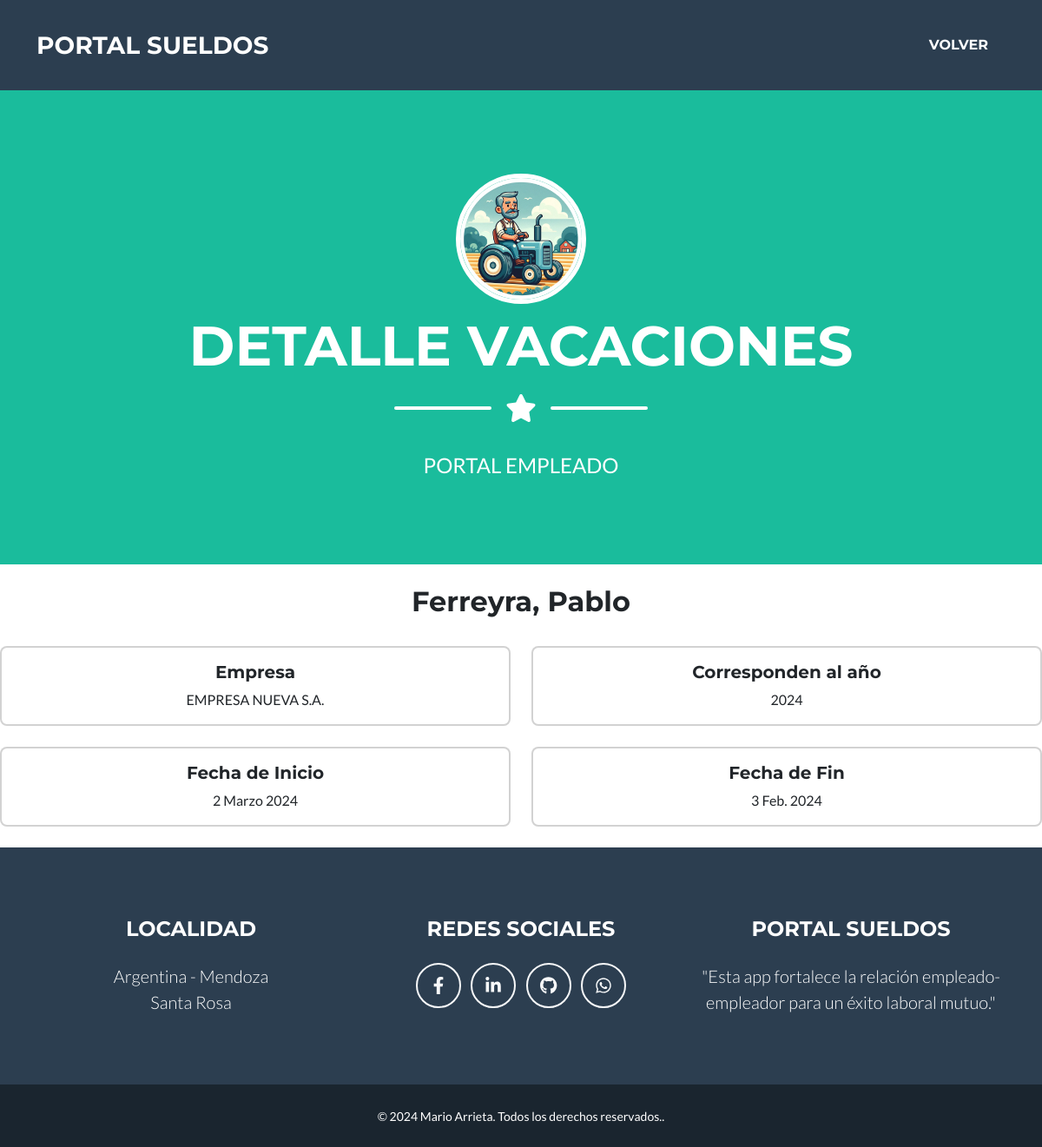
The page /empleado/vacaciones/detail/5 (signed in) on the database its author committed.
### empleador/models.py (models this page shows, shortened)
class Vacaciones (models.Model):
    empleado = models.ForeignKey (Empleado, on_delete=models.CASCADE, verbose_name= "Empleado")
    fecha_notificacion = models.DateField(auto_now=True, verbose_name="Fecha de Notificación", editable=False)
    fecha_inicio = models.DateField(verbose_name="Fecha de Inicio")
    fecha_fin = models.DateField(verbose_name="Fecha de Finalizacion")
    período = models.PositiveIntegerField(validators=[validate_year_range], verbose_name="Corresponden al año")
    imagen = models.ImageField(upload_to="vacaciones", null=True, blank=True)
    visto = models.BooleanField (editable=False, default=False, verbose_name="Visto")
    class Meta:
        verbose_name_plural = "Vacaciones"

class Empleado (models.Model):
    empleador = models.ForeignKey (Empleador, on_delete=models.CASCADE, verbose_name="Empleador")
    apellido = models.CharField(max_length=50, verbose_name="Apellido")
    nombre = models.CharField(max_length=50, verbose_name="Nombre")
    cuil = models.PositiveIntegerField(validators=[validate_cuil_length], unique=True, verbose_name="CUIL")
    fecha_ingreso = models.DateField(verbose_name="Fecha de ingreso")
    email = models.EmailField(verbose_name= "e-Mail ")
    class Meta:
        verbose_name = "Empleado"
        verbose_name_plural = "Empleados"

class Empleador (models.Model):
    razonSocial = models.CharField(max_length=50, verbose_name="Razon Social")
    cuit = models.PositiveIntegerField(validators=[validate_cuil_length], unique=True, verbose_name="CUIT")
    email = models.EmailField(verbose_name="e-Mail")
    class Meta:
        verbose_name = "Empleador"
        verbose_name_plural = "Empleadores"

### empleado/views.py (the view)
# urls.py: path("vacaciones/detail/<pk>", views.VacacionesDetail.as_view(), name="vacaciones_detail"),
class VacacionesDetail (LoginRequiredMixin, DetailView):
    model = Vacaciones
    template_name = "empleado/vacaciones_detail.html"
    login_url = reverse_lazy ("empleado:login")
    def get_object(self, queryset=None):
        obj = super().get_object(queryset)
        obj.visto = True
        obj.save()
        return obj

### empleado/templates/empleado/vacaciones_detail.html (shortened to what this page needs)
{% extends 'core/base.html' %}
{% load static %}
{% block  titulo%}
    <li class="nav-item mx-0 mx-lg-1"><a class="nav-link py-3 px-0 px-lg-3 rounded" href="{% url 'empleado:index' %}">Volver</a></li>
{% endblock titulo %}
{% block imagen %}
   {% static 'empleado/img/empleado.webp' %}
{% endblock imagen %}
{% block pagina%}
   DETALLE VACACIONES
{% endblock pagina%}
{% block mensaje%}
    PORTAL EMPLEADO
{% endblock mensaje%}
{% block formulario%}
    <br>
    <div class="detalle-notificaciones">
        <h2 class="text-center">{{ object.empleado.apellido}}, {{ object.empleado.nombre }}</h2><br>
        <div class="row row-cols-1 row-cols-md-2 g-4">
            <div class="col">
                <div class="card text-center">
                    <div class="card-body">
                        <h5 class="card-title">Empresa</h5>
                        <p class="card-text">{{ object.empleado.empleador.razonSocial }}</p>
                    </div>
                </div>
            </div>
            <div class="col">
                <div class="card text-center">
                    <div class="card-body">
                        <h5 class="card-title">Corresponden al año</h5>
                        <p class="card-text">{{ object.período }}</p>
                    </div>
                </div>
            </div>
            <div class="col">
                <div class="card text-center">
                    <div class="card-body">
                        <h5 class="card-title">Fecha de Inicio</h5>
                        <p class="card-text">{{ object.fecha_inicio }}</p>
                    </div>
                </div>
            </div>
            <div class="col">
                <div class="card text-center">
                    <div class="card-body">
                        <h5 class="card-title">Fecha de Fin</h5>
                        <p class="card-text">{{ object.fecha_fin }}</p>
                    </div>
                </div>
            </div>
        </div>
    </div>
    <br>
{% endblock formulario%}

### rows shown on the page
Vacaciones: empleado.apellido "Ferreyra", empleado.nombre "Pablo", empleado.empleador.razonSocial "EMPRESA NUEVA S.A.", período "2024", fecha_inicio "2 Marzo 2024", fecha_fin "3 Feb. 2024"
